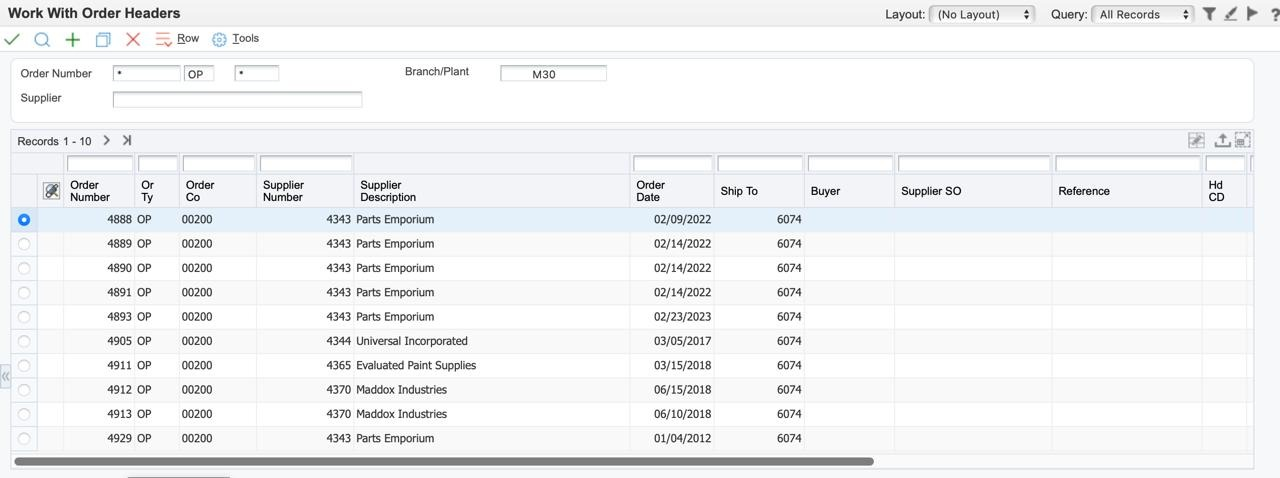
#> input picture src/images/ss-1.jpeg, 1280 x 478 px, found by its file name; its folder holds only this picture in this run
$ python line_drawing.py
#> lines starting #> are read from the running program, lines starting #| are printed output that depends on the picture; after the words box and inside, x2 and y2 are one past the last pixel; in counts of white or black regions, pixels touching at a corner belong together
import os
import cv2
import numpy as np
import math

IMGE_FOLDER = '/home/kawsar/Desktop/Image-Masking/POC-table-masking/data/images'
OUTPUT_FOLDER = '/home/kawsar/Desktop/Image-Masking/POC-table-masking/data/temp'

def line_detection(image_path):
    # 1. Load the image in grayscale
    # Replace 'image.jpg' with your image file path
    img = cv2.imread(image_path)
#> img is the input picture: shape (478, 1280, 3); mean B, G, R 243.6, 242.5, 241.5
    gray = cv2.cvtColor(img, cv2.COLOR_BGR2GRAY)

    # 2. Apply Canny edge detection
    # The thresholds (50, 150) can be adjusted
    edges = cv2.Canny(gray, 50, 150, apertureSize=3)
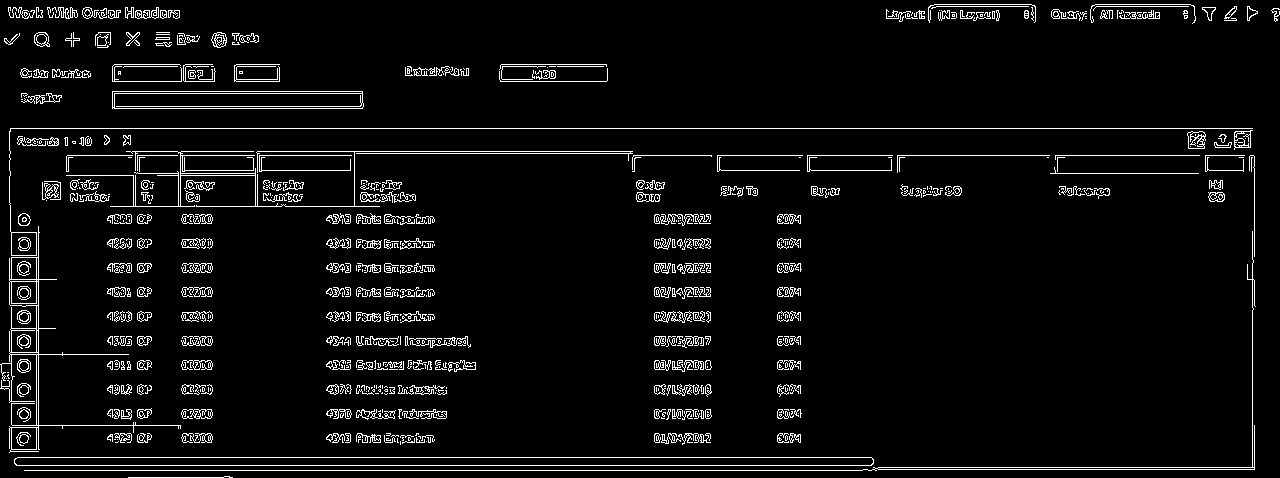
#> edges: shape (478, 1280); 5.1% white in thin lines or dots

    # 3. Use the Probabilistic Hough Line Transform (HoughLinesP)
    # Adjust parameters (threshold, minLineLength, maxLineGap) for best results
    lines = cv2.HoughLinesP(
        edges,
        rho=1,
        theta=np.pi / 180,
        threshold=100,  # Minimum number of votes needed to be considered a line
        minLineLength=50, # Minimum length of a line
        maxLineGap=10   # Maximum gap between line segments to be treated as a single line
    )
#> lines = 140 rows, first 6: [10, 128, 1252, 128], [17, 457, 871, 457], [24, 470, 876, 470], [16, 465, 871, 465], [67, 155, 354, 155], [126, 151, 632, 151]

    # 4. Draw the detected lines on the original color image
    if lines is not None:
        for line in lines:
            for x1, y1, x2, y2 in line:
                # Draw the line in green with a thickness of 2
                cv2.line(img, (x1, y1), (x2, y2), (0, 255, 0), 2)
#> this loop made 140 passes
#> line on passes 1 to 12: [[10, 128, 1252, 128]], [[17, 457, 871, 457]], [[24, 470, 876, 470]], [[16, 465, 871, 465]], [[67, 155, 354, 155]], [[126, 151, 632, 151]], [[863, 469, 1254, 469]], [[873, 467, 1254, 467]], [[717, 170, 899, 170]], [[1050, 173, 1198, 173]], [[354, 153, 632, 153]], [[112, 93, 362, 93]]
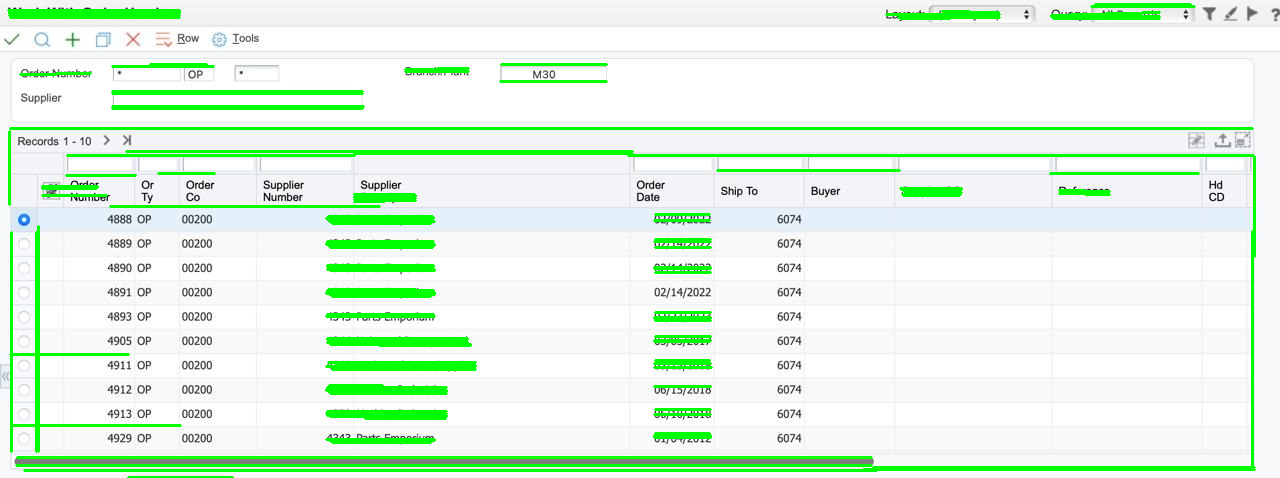
#> img: shape (478, 1280, 3); 7.89% of pixels changed, all inside (x1, y1, x2, y2) = (7, 3, 1256, 478)
    return img


def main():
    # traverse each image in the folder
    for filename in os.listdir(IMGE_FOLDER):
        if filename.lower().endswith(('.png', '.jpg', '.jpeg', '.bmp', '.tiff')):
            image_path = os.path.join(IMGE_FOLDER, filename)
            result_img = line_detection(image_path)
            output_path = os.path.join(OUTPUT_FOLDER, f"lines_{filename}")
            cv2.imwrite(output_path, result_img)
            print(f"Processed {filename}, saved to {output_path}")

if __name__ == "__main__":
    main()

$ run again, on src/images/ss-2.jpeg
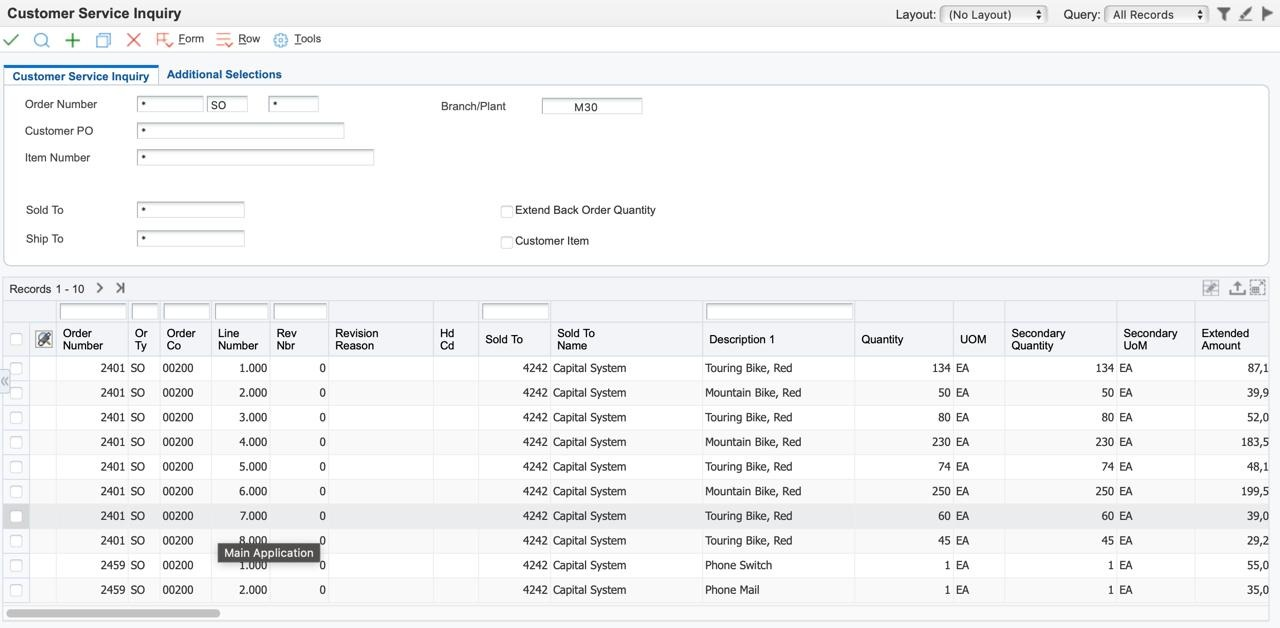
#> input picture src/images/ss-2.jpeg, 1280 x 628 px, found by its file name
#> in line_detection, img is the input picture: shape (628, 1280, 3); mean B, G, R 244.4, 243.6, 243.1
#> in line_detection, `edges = cv2.Canny(gray, 50, 150, apertureSize=3)`:
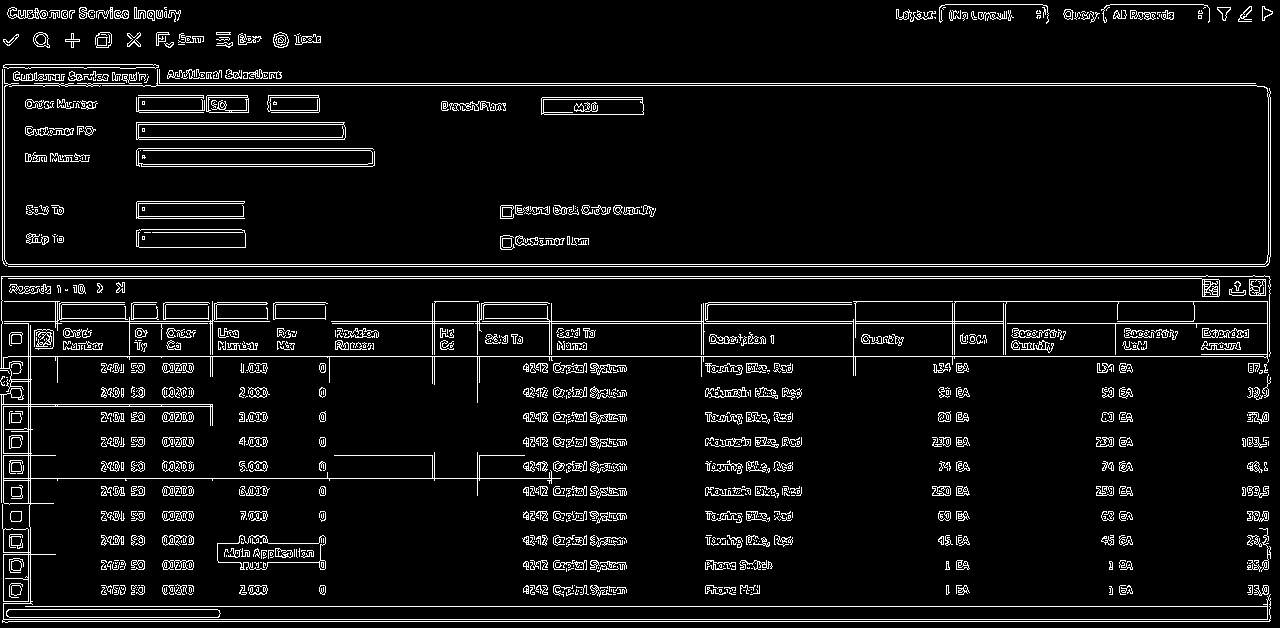
#> edges: shape (628, 1280); 6.7% white in thin lines or dots
#> lines = 236 rows, first 6: [3, 619, 1269, 619], [8, 266, 1265, 266], [156, 83, 1255, 83], [1, 356, 1269, 356], [1, 276, 1269, 276], [2, 85, 1256, 85]
#> the loop in line_detection, `for line in lines:` made 236 passes
#> after the loop in line_detection, `for line in lines:`:
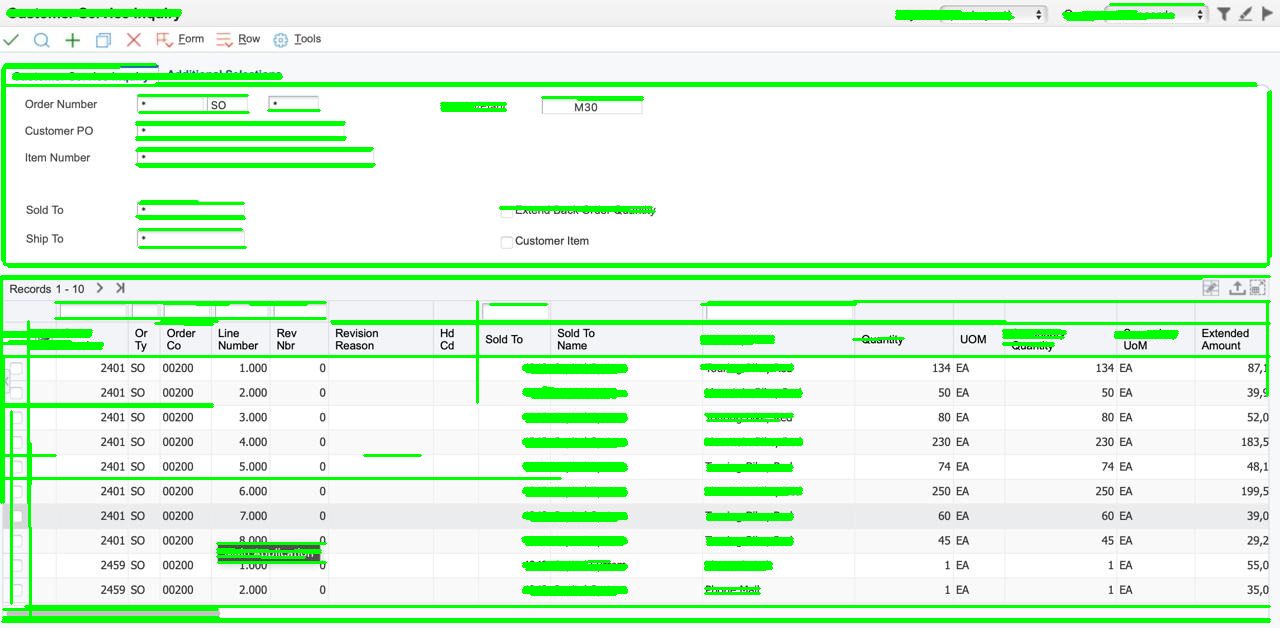
#> img: shape (628, 1280, 3); 10.87% of pixels changed, all inside (x1, y1, x2, y2) = (0, 3, 1272, 623)
